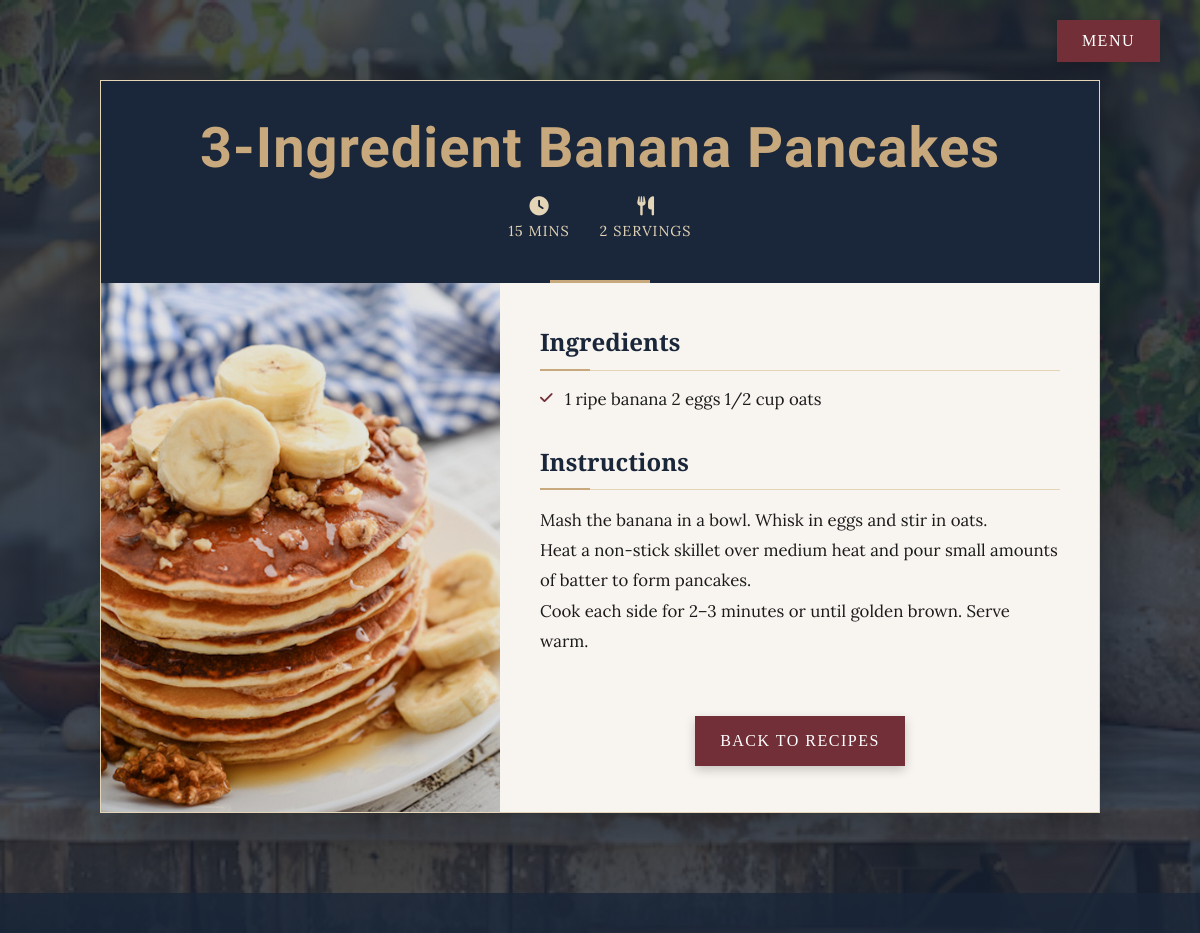
The app's page /recipes/3/ with its own data.
### recipes/models.py (models this page shows)
class Recipe(models.Model):
    name = models.CharField(max_length=100)
    ingredients = models.TextField()
    instructions = models.TextField()
    cooking_time = models.PositiveIntegerField()
    serving_size = models.PositiveIntegerField()
    image = models.ImageField(upload_to="recipes/")
    category = models.CharField(
        max_length=50,
        choices=[
            ("main", "Main Course"),
            ("dessert", "Dessert"),
            ("appetizer", "Appetizer"),
        ],
    )

### recipes/views.py (the view)
# urls.py: path('recipes/<int:recipe_id>/', recipe_detail, name='recipe_detail'),
def recipe_detail(request, recipe_id):
    recipe = get_object_or_404(Recipe, id=recipe_id)
    return render(request, 'recipes/recipe_detail.html', {'recipe': recipe})

### recipes/templates/recipes/recipe_detail.html (shortened to what this page needs)
{% load static %}
<!DOCTYPE html>
<html lang="en">
<head>
    <link rel="stylesheet" href="https://cdnjs.cloudflare.com/ajax/libs/font-awesome/6.1.1/css/all.min.css">
</head>
<body>
    <div class="navbar">
        <div class="dropdown">
            <button class="dropdown-button">Menu</button>
        </div>
    </div>
    <div class="main-content">
        <div class="recipe-card">
            <div class="recipe-header">
                <h1 class="recipe-title">{{ recipe.name }}</h1>
                <div class="recipe-meta">
                    {% if recipe.cooking_time %}
                    <div class="recipe-meta-item">
                        <i class="fas fa-clock recipe-meta-icon"></i>
                        <span class="recipe-meta-text">{{ recipe.cooking_time }} mins</span>
                    </div>
                    {% endif %}
                    {% if recipe.serving_size %}
                    <div class="recipe-meta-item">
                        <i class="fas fa-utensils recipe-meta-icon"></i>
                        <span class="recipe-meta-text">{{ recipe.serving_size }} servings</span>
                    </div>
                    {% endif %}
                </div>
            </div>
            <div class="recipe-grid">
                <div class="recipe-image-container">
                    <img src="{{ recipe.image.url }}" alt="{{ recipe.name }}" class="recipe-image">
                </div>
                <div class="recipe-content">
                    <div class="recipe-section">
                        <h2 class="recipe-section-title">Ingredients</h2>
                        <ul class="ingredients-list">
                            {% for ingredient in recipe.ingredients_list %}
                            <li>{{ ingredient }}</li>
                            {% empty %}
                            <li>{{ recipe.ingredients }}</li>
                            {% endfor %}
                        </ul>
                    </div>
                    <div class="recipe-section">
                        <h2 class="recipe-section-title">Instructions</h2>
                        {% if recipe.instructions_list %}
                        <ol class="instructions-list">
                            {% for step in recipe.instructions_list %}
                            <li>{{ step }}</li>
                            {% endfor %}
                        </ol>
                        {% else %}
                        <p class="instructions-text">{{ recipe.instructions }}</p>
                        {% endif %}
                    </div>
                    <div class="back-button-container">
                        <a href="{% url 'recipes:recipe_list' %}" class="back-button">Back to Recipes</a>
                    </div>
                </div>
            </div>
        </div>
    </div>
    <footer class="footer">
    </footer>
</body>
</html>

### records on screen
Recipe: name "3-Ingredient Banana Pancakes", cooking_time "15", serving_size "2", image (picture), ingredients "1 ripe banana 2 eggs 1/2 cup oats", instructions "Mash the banana in a bowl. Whisk in eggs and stir in oats. Heat a non-stick skillet over medium heat and pour small amounts of batter to form pancakes. Cook each side for 2–3 minutes or until golden brown. Serve warm."
